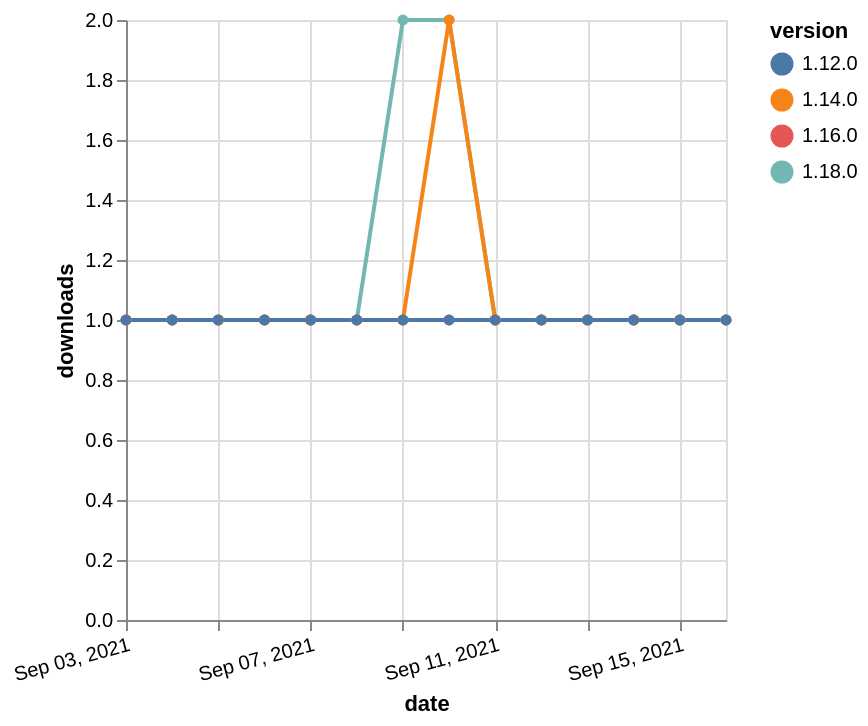

Describe this chart as a Vega-Lite specification.
### Vega-Lite specification from a JSON file in a GitHub repository (floating-point values rounded to 4 significant figures)
{"$schema": "https://vega.github.io/schema/vega-lite/v5.json", "description": "A simple bar chart with embedded data.", "data": {"values": [{"date": "2021-09-03", "total": 144, "delta": 1, "version": "1.18.0"}, {"date": "2021-09-04", "total": 145, "delta": 1, "version": "1.18.0"}, {"date": "2021-09-05", "total": 146, "delta": 1, "version": "1.18.0"}, {"date": "2021-09-06", "total": 147, "delta": 1, "version": "1.18.0"}, {"date": "2021-09-07", "total": 148, "delta": 1, "version": "1.18.0"}, {"date": "2021-09-08", "total": 149, "delta": 1, "version": "1.18.0"}, {"date": "2021-09-09", "total": 151, "delta": 2, "version": "1.18.0"}, {"date": "2021-09-10", "total": 153, "delta": 2, "version": "1.18.0"}, {"date": "2021-09-11", "total": 154, "delta": 1, "version": "1.18.0"}, {"date": "2021-09-12", "total": 155, "delta": 1, "version": "1.18.0"}, {"date": "2021-09-13", "total": 156, "delta": 1, "version": "1.18.0"}, {"date": "2021-09-14", "total": 157, "delta": 1, "version": "1.18.0"}, {"date": "2021-09-15", "total": 158, "delta": 1, "version": "1.18.0"}, {"date": "2021-09-16", "total": 159, "delta": 1, "version": "1.18.0"}, {"date": "2021-09-03", "total": 164, "delta": 1, "version": "1.16.0"}, {"date": "2021-09-04", "total": 165, "delta": 1, "version": "1.16.0"}, {"date": "2021-09-05", "total": 166, "delta": 1, "version": "1.16.0"}, {"date": "2021-09-06", "total": 167, "delta": 1, "version": "1.16.0"}, {"date": "2021-09-07", "total": 168, "delta": 1, "version": "1.16.0"}, {"date": "2021-09-08", "total": 169, "delta": 1, "version": "1.16.0"}, {"date": "2021-09-09", "total": 170, "delta": 1, "version": "1.16.0"}, {"date": "2021-09-10", "total": 171, "delta": 1, "version": "1.16.0"}, {"date": "2021-09-11", "total": 172, "delta": 1, "version": "1.16.0"}, {"date": "2021-09-12", "total": 173, "delta": 1, "version": "1.16.0"}, {"date": "2021-09-13", "total": 174, "delta": 1, "version": "1.16.0"}, {"date": "2021-09-14", "total": 175, "delta": 1, "version": "1.16.0"}, {"date": "2021-09-15", "total": 176, "delta": 1, "version": "1.16.0"}, {"date": "2021-09-16", "total": 177, "delta": 1, "version": "1.16.0"}, {"date": "2021-09-03", "total": 166, "delta": 1, "version": "1.14.0"}, {"date": "2021-09-04", "total": 167, "delta": 1, "version": "1.14.0"}, {"date": "2021-09-05", "total": 168, "delta": 1, "version": "1.14.0"}, {"date": "2021-09-06", "total": 169, "delta": 1, "version": "1.14.0"}, {"date": "2021-09-07", "total": 170, "delta": 1, "version": "1.14.0"}, {"date": "2021-09-08", "total": 171, "delta": 1, "version": "1.14.0"}, {"date": "2021-09-09", "total": 172, "delta": 1, "version": "1.14.0"}, {"date": "2021-09-10", "total": 174, "delta": 2, "version": "1.14.0"}, {"date": "2021-09-11", "total": 175, "delta": 1, "version": "1.14.0"}, {"date": "2021-09-12", "total": 176, "delta": 1, "version": "1.14.0"}, {"date": "2021-09-13", "total": 177, "delta": 1, "version": "1.14.0"}, {"date": "2021-09-14", "total": 178, "delta": 1, "version": "1.14.0"}, {"date": "2021-09-15", "total": 179, "delta": 1, "version": "1.14.0"}, {"date": "2021-09-16", "total": 180, "delta": 1, "version": "1.14.0"}, {"date": "2021-09-03", "total": 215, "delta": 1, "version": "1.12.0"}, {"date": "2021-09-04", "total": 216, "delta": 1, "version": "1.12.0"}, {"date": "2021-09-05", "total": 217, "delta": 1, "version": "1.12.0"}, {"date": "2021-09-06", "total": 218, "delta": 1, "version": "1.12.0"}, {"date": "2021-09-07", "total": 219, "delta": 1, "version": "1.12.0"}, {"date": "2021-09-08", "total": 220, "delta": 1, "version": "1.12.0"}, {"date": "2021-09-09", "total": 221, "delta": 1, "version": "1.12.0"}, {"date": "2021-09-10", "total": 222, "delta": 1, "version": "1.12.0"}, {"date": "2021-09-11", "total": 223, "delta": 1, "version": "1.12.0"}, {"date": "2021-09-12", "total": 224, "delta": 1, "version": "1.12.0"}, {"date": "2021-09-13", "total": 225, "delta": 1, "version": "1.12.0"}, {"date": "2021-09-14", "total": 226, "delta": 1, "version": "1.12.0"}, {"date": "2021-09-15", "total": 227, "delta": 1, "version": "1.12.0"}, {"date": "2021-09-16", "total": 228, "delta": 1, "version": "1.12.0"}]}, "width": "container", "mark": {"type": "line", "point": {"filled": true}}, "encoding": {"x": {"field": "date", "type": "temporal", "timeUnit": "yearmonthdate", "title": "date", "axis": {"labelAngle": -15}}, "y": {"field": "delta", "type": "quantitative", "title": "downloads"}, "color": {"field": "version", "type": "nominal"}, "tooltip": {"field": "delta"}}}
